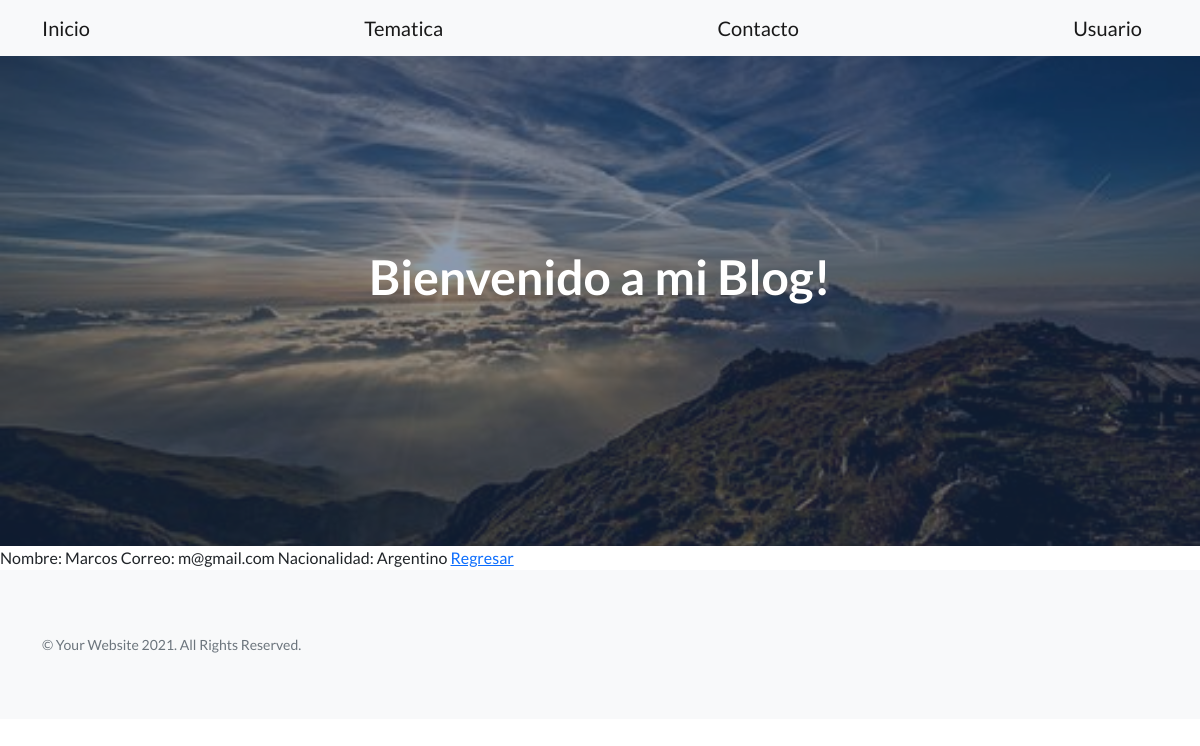
The app's page /AppFogliatti/usuario/detail/1 with its own data.
### AppFogliatti/models.py (models this page shows)
class Usuario(models.Model):
    nombre=models.CharField(max_length=40)
    correo=models.CharField(max_length=50)
    nacionalidad=models.CharField(max_length=50)

### AppFogliatti/views.py (the view)
# urls.py: path('usuario/detail/<pk>', views.UsuarioDetail.as_view(),name='DetailUsuario'),
class UsuarioDetail(DetailView):
    model = Usuario
    template_name = "AppFogliatti/usuario_detail.html"

### AppFogliatti/templates/AppFogliatti/usuario_detail.html
{% extends "AppFogliatti/padre.html" %}
{% load static %}
{% block contenidoQueCambia %}
Nombre: {{usuario.nombre}}
Correo: {{usuario.correo}}
Nacionalidad: {{usuario.nacionalidad}}
<a href="{%url 'ListUsuario'%}">Regresar</a>
{% endblock %}

### records on screen
Usuario: nombre "Marcos", correo "m@gmail.com", nacionalidad "Argentino"
